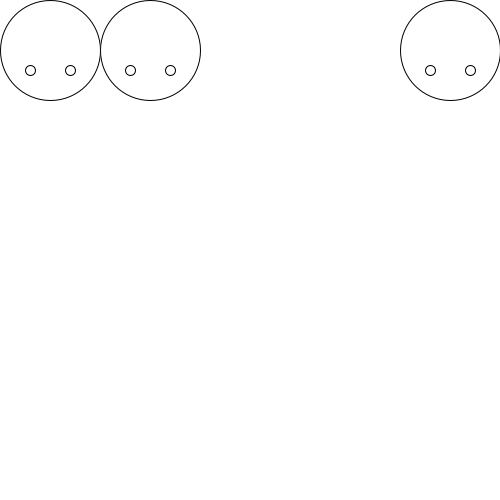
Frame 1 (no input)
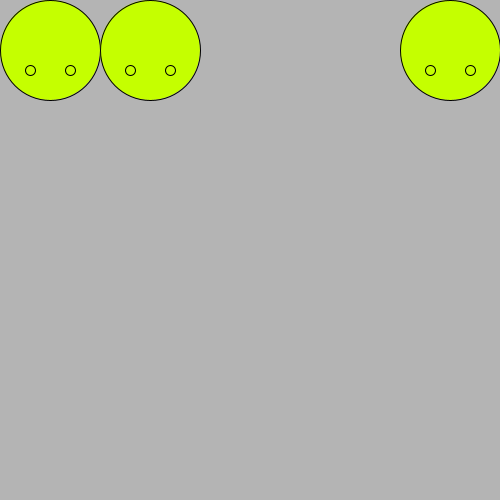
Frame 60 (the mouse pressed at the canvas centre just before this capture)
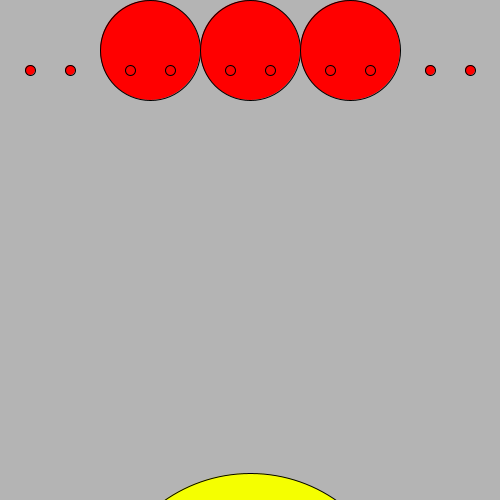
Frame 120 (the mouse held since frame 60 and released just before this capture)

The Processing sketch that drew these frames (run headless with seeded random() and noise(); from frame 60 on, the mouse is pressed at the canvas centre):

// Processing sketch: processing_172978
// ── processing_172978.pde

float counter = 0;

void setup ()
{
  size (500, 500);
  background(255);
  smooth(3);
}

void draw ()


{


  background(255);
  colorMode(RGB, 155, 155, 155);
  if (mousePressed == true)
  {
  fill(155,0,0);
  }
  else
  ellipse(50, 50, 100, 100);
  ellipse(30, 70, 10, 10);
  ellipse(70, 70, 10, 10);
  ellipse(150, 50, 100, 100);
  ellipse(130, 70, 10, 10);
  ellipse(170, 70, 10, 10);
  if (mousePressed == true)
  {
  fill(155,0,0);

  ellipse(250, 50, 100, 100);
  ellipse(230, 70, 10, 10);
  ellipse(270, 70, 10, 10);
  ellipse(350, 50, 100, 100);
  ellipse(330, 70, 10, 10);
 
  ellipse(370, 70, 10, 10); 
 }
  else
  ellipse(450, 50, 100, 100);
  
  ellipse(430, 70, 10, 10);
 
  ellipse(470, 70, 10, 10);
 
  {

    colorMode(HSB, 360, 100, 100);
    float amplitude = map (sin(counter), -1, 1, 120, 60);

    fill(amplitude, 100, 100);

    translate(250, cos(counter)*amplitude);

    ellipse(0, 600, 300, 300);
    ellipse(-40, 500, 40, 40);
    ellipse(40, 500, 40, 40);

    println(sin(counter));
    counter +=0.01;
  }
}
